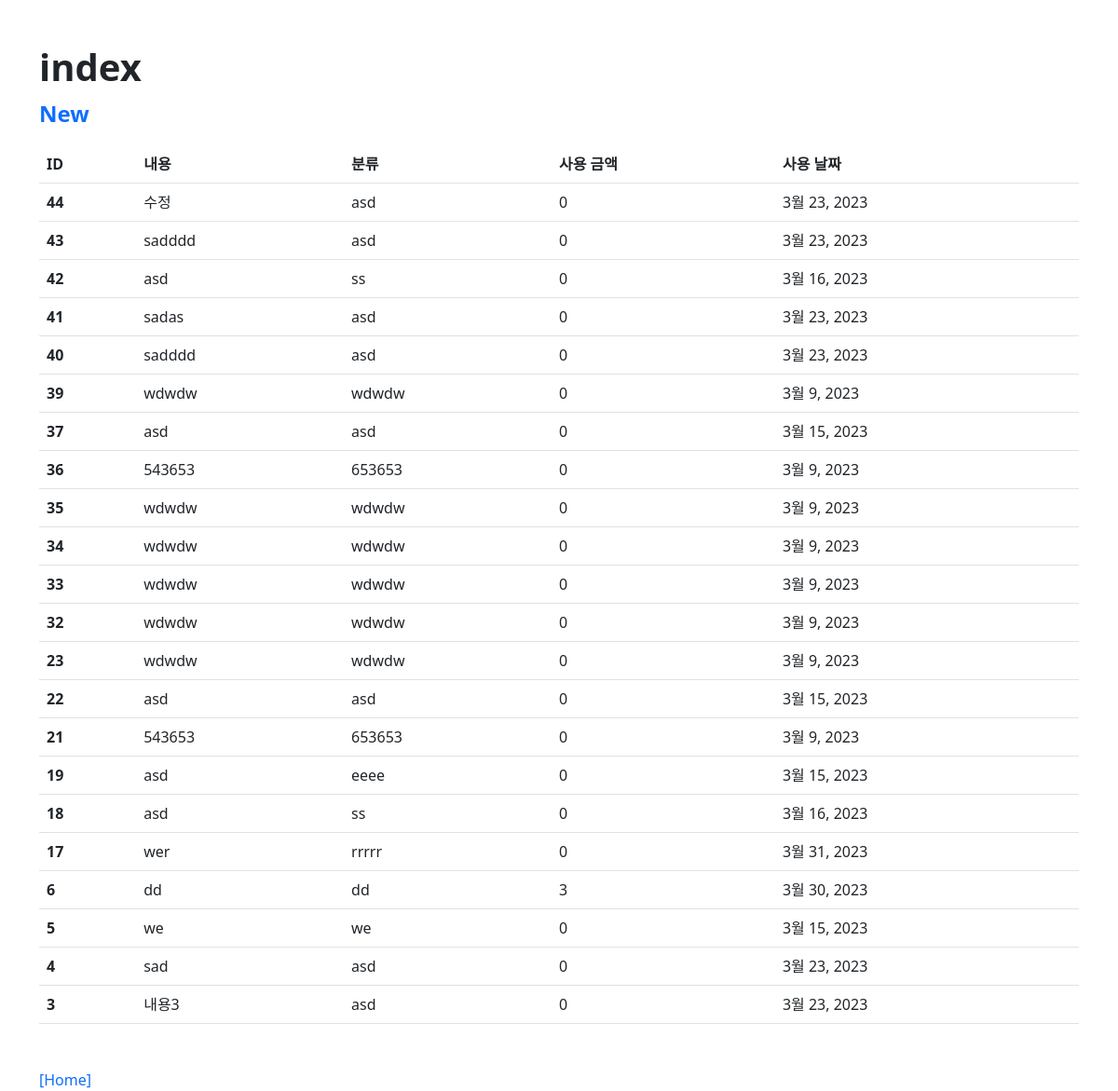
The page /account-books/ on the database as committed earlier.
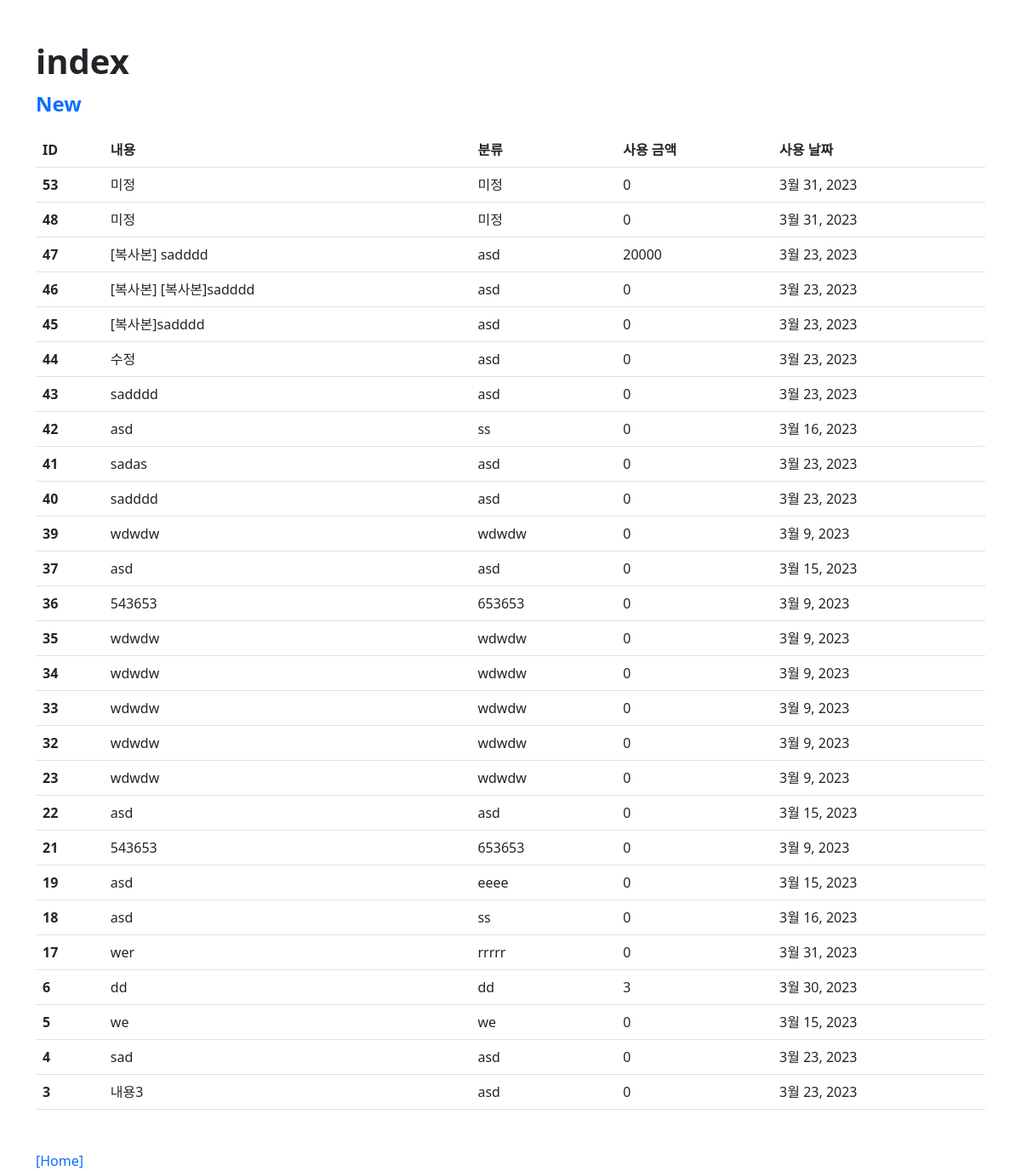
The same page on the database as committed later.
### accountbooks/models.py (models this page shows)
class AccountBook(models.Model):
    note = models.CharField(max_length=80, default='미정')
    description = models.TextField(null=True)
    category = models.CharField(max_length=20, default='미정')
    amount = models.IntegerField(default=0)
    date = models.DateField()   # 사용할 날짜
    created_at = models.DateTimeField(auto_now_add=True)
    updated_at = models.DateTimeField(auto_now=True)

### accountbooks/views.py (the view)
# urls.py: path('', views.index, name='index'),
def index(request):
    accountbooks = AccountBook.objects.all()
    if request.POST.get('ID') == "True":
        filtered = accountbooks.order_by('pk')
    else:
        filtered = accountbooks.order_by('-pk')
    context = {
        'accountbooks': filtered,
        'order': {
            'id': True if request.POST.get('ID') == 'True' else False,
            'note': True if request.POST.get('note') == 'True' else False,
            'category': True if request.POST.get('category') == 'True' else False,
            'amount': True if request.POST.get('amount') == 'True' else False,
            'date': True if request.POST.get('date') == 'True' else False,
        }
    }
    return render(request, 'accountbooks/index.html', context)

### accountbooks/templates/accountbooks/index.html (shortened to what this page needs)
{% extends 'base.html' %}
{% block content %}
  <div class="container mt-5">
    <h1 class="fw-bold mb-2">index</h1>
    <div class="mb-3">
      <a href="{% url 'account-books:new' %}" class="fw-bold mb-3 fs-4">New</a>
    </div>
    <div>
      <table class="table table-hover">
        <thead>
          <tr class="">
            <th scope="col">
              <form action="{% url 'account-books:index' %}" method="POST">
                <label for="ID">ID </label>
              </form>
            </th>
            <th scope="col">내용</th>
            <th scope="col">분류</th>
            <th scope="col">사용 금액</th>
            <th scope="col">사용 날짜</th>
          </tr>
        </thead>
        <tbody class="">
          {% for account in accountbooks %}
            <tr>
              <th scope="row">{{ account.pk }}</th>
              <td>
                <a class="d-block text-dark" href="{% url 'account-books:detail' account.pk %}">{{ account.note }}</a>
              </td>
              <td><a class="d-block text-dark" href="{% url 'account-books:detail' account.pk %}">{{ account.category }}</a></td>
              <td><a class="d-block text-dark" href="{% url 'account-books:detail' account.pk %}">{{ account.amount }}</a></td>
              <td><a class="d-block text-dark" href="{% url 'account-books:detail' account.pk %}">{{ account.date }}</a></td>
            </tr>
          {% endfor %}
        </tbody>
      </table>
      <div class="mt-5">
        <a href="{% url 'account-books:index' %}">[Home]</a>
      </div>
    </div>
  </div>
{% endblock content %}

Rows that differ between the two databases and show on the page:
added AccountBook: pk "53", note "미정", category "미정", amount "0", date "3월 31, 2023"
added AccountBook: pk "48", note "미정", category "미정", amount "0", date "3월 31, 2023"
added AccountBook: pk "47", note "[복사본] sadddd", category "asd", amount "20000", date "3월 23, 2023"
added AccountBook: pk "46", note "[복사본] [복사본]sadddd", category "asd", amount "0", date "3월 23, 2023"
added AccountBook: pk "45", note "[복사본]sadddd", category "asd", amount "0", date "3월 23, 2023"
